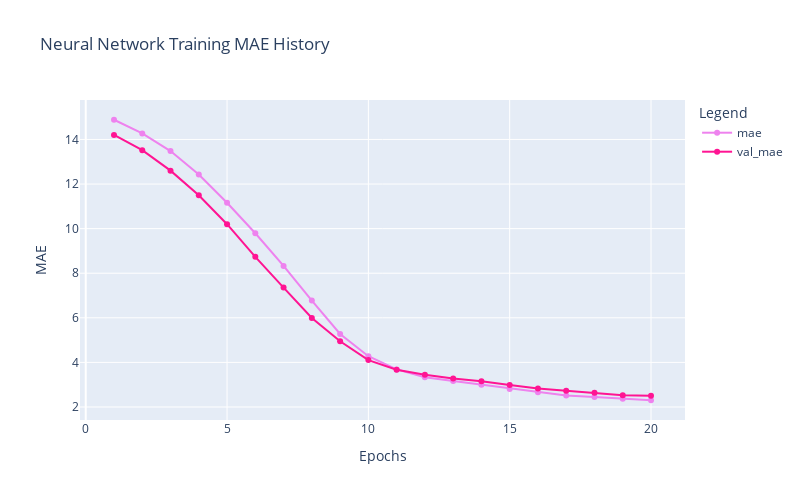

The cell this chart's notebook holds for it:
### Code cell
plot_history_mae(history_nn)

### Figure 1 — Plotly figure (JSON) as saved in the notebook; plotly's stock layout.template omitted (floating-point values rounded to 4 significant figures)
{"data": [{"hovertemplate": "Legend=mae<br>Epochs=%{x}<br>MAE=%{y}<extra></extra>", "legendgroup": "mae", "line": {"color": "violet", "dash": "solid"}, "marker": {"symbol": "circle"}, "mode": "lines+markers", "name": "mae", "orientation": "v", "showlegend": true, "type": "scatter", "x": [1, 2, 3, 4, 5, 6, 7, 8, 9, 10, 11, 12, 13, 14, 15, 16, 17, 18, 19, 20], "xaxis": "x", "y": [14.88, 14.27, 13.48, 12.43, 11.16, 9.793, 8.326, 6.775, 5.277, 4.276, 3.684, 3.338, 3.165, 3.001, 2.81, 2.663, 2.513, 2.445, 2.366, 2.302], "yaxis": "y"}, {"hovertemplate": "Legend=val_mae<br>Epochs=%{x}<br>MAE=%{y}<extra></extra>", "legendgroup": "val_mae", "line": {"color": "deeppink", "dash": "solid"}, "marker": {"symbol": "circle"}, "mode": "lines+markers", "name": "val_mae", "orientation": "v", "showlegend": true, "type": "scatter", "x": [1, 2, 3, 4, 5, 6, 7, 8, 9, 10, 11, 12, 13, 14, 15, 16, 17, 18, 19, 20], "xaxis": "x", "y": [14.2, 13.52, 12.6, 11.5, 10.2, 8.735, 7.355, 5.992, 4.95, 4.103, 3.674, 3.451, 3.277, 3.154, 2.987, 2.83, 2.733, 2.639, 2.525, 2.501], "yaxis": "y"}], "layout": {"height": 500, "legend": {"title": {"text": "Legend"}, "tracegroupgap": 0}, "title": {"text": "Neural Network Training MAE History"}, "width": 800, "xaxis": {"anchor": "y", "domain": [0, 1], "title": {"text": "Epochs"}}, "yaxis": {"anchor": "x", "domain": [0, 1], "title": {"text": "MAE"}}}}
